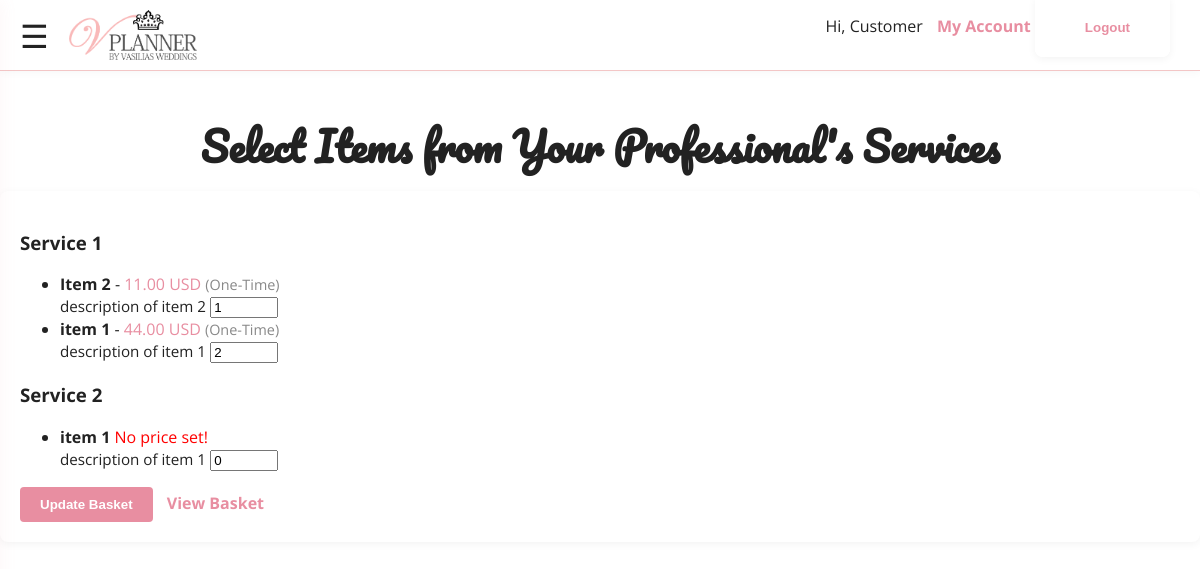
The app's page /orders/select-items/ (signed in) with its own data.
### services/models.py (models this page shows, shortened)
class Service(models.Model):
    professional = models.ForeignKey(
        'users.Professional', # Use string notation for cross-app relations
        on_delete=models.CASCADE, # If professional deleted, delete their services
        related_name='services' # professional.services.all()
    )
    title = models.CharField(max_length=255)
    description = models.TextField(blank=True)
    is_active = models.BooleanField(default=True, help_text="Is this service currently offered?")
    created_at = models.DateTimeField(auto_now_add=True)
    updated_at = models.DateTimeField(auto_now=True)
    class Meta:
        verbose_name = "Service"
        verbose_name_plural = "Services"
        ordering = ['professional', 'title']

class Item(models.Model):
    service = models.ForeignKey(
        Service,
        on_delete=models.CASCADE, # If service deleted, delete its items
        related_name='items' # service.items.all()
    )
    title = models.CharField(max_length=255)
    description = models.TextField(blank=True)
    created_at = models.DateTimeField(auto_now_add=True)
    updated_at = models.DateTimeField(auto_now=True)
    class Meta:
        verbose_name = "Item"
        verbose_name_plural = "Items"
        ordering = ['service', 'title']

class Price(models.Model):
    class FrequencyChoices(models.TextChoices):
        ONE_TIME = 'ONCE', 'One-Time'
        HOURLY = 'HOURLY', 'Hourly'
        DAILY = 'DAILY', 'Daily'
        WEEKLY = 'WEEKLY', 'Weekly'
        MONTHLY = 'MONTHLY', 'Monthly'
        ANNUALLY = 'ANNUALLY', 'Annually'
    item = models.ForeignKey(
        Item,
        on_delete=models.CASCADE, # If item deleted, delete its prices
        related_name='prices' # item.prices.all()
    )
    amount = models.DecimalField(max_digits=10, decimal_places=2)
    currency = models.CharField(max_length=3, default='USD') # Consider choices or separate model
    frequency = models.CharField(
        max_length=10,
        choices=FrequencyChoices.choices,
        default=FrequencyChoices.ONE_TIME
    )
    description = models.CharField(max_length=255, blank=True, help_text="Optional description (e.g., 'Standard Tier', 'Discounted')")
    is_active = models.BooleanField(default=True, help_text="Is this price option currently available?")
    created_at = models.DateTimeField(auto_now_add=True)
    updated_at = models.DateTimeField(auto_now=True)
    class Meta:
        verbose_name = "Price"
        verbose_name_plural = "Prices"
        ordering = ['item', 'amount']

### orders/views.py (the view, shortened to what this page needs)
# urls.py: path('select-items/', select_items, name='select-items'),
@login_required
def select_items(request):
    customer = request.user.customer_profile
    link = ProfessionalCustomerLink.objects.filter(
        customer=customer,
        status=ProfessionalCustomerLink.StatusChoices.ACTIVE
    ).first()
    if not link:
        logger.warning(f"No active professional link found for customer {customer.id}")
        return redirect('user_management')
    professional = link.professional
    order, created = Order.objects.get_or_create(
        customer=customer,
        status=Order.StatusChoices.CONFIRMED
    )
    if not order:
        logger.warning(f"Order not found for customer {customer.id}")
    services = Service.objects.filter(
        professional=professional,
        is_active=True
    ).prefetch_related('items', 'items__prices')
    current_quantities = {
        str(oi.item_id): oi.quantity
        for oi in order.items.all()
    }
    logger.debug(f"Current quantities for order {order.id}: {current_quantities}")
    return render(request, 'orders/select_items.html', {
        'services': services,
        'order': order,
        'current_quantities': current_quantities,
    })

### orders/templatetags/order_extras.py (called while the page is built)
@register.filter
def get_item(dictionary, key):
    return dictionary.get(str(key), 0)  # Convert key to string and default to 0

@register.filter
def first_active(prices):
    return prices.filter(is_active=True).first()

### orders/templates/orders/select_items.html (shortened to what this page needs)
{% extends "core/base.html" %}
{% block content %}
{% load static %}
{% load order_extras %}
<header>
    <div class="navbar">
        <span class="menu-icon" onclick="openMenu()">&#9776;</span>
        <img src="{% static 'core/images/logo.png' %}" alt="V Planner Logo" class="logo">
    </div>
</header>
<main>
    <h2 class="welcome-title">Select Items from Your Professional's Services</h2>
    <form method="post">
        {% for service in services %}
            <h3>{{ service.title }}</h3>
            <ul>
            {% for item in service.items.all %}
                {% with price=item.prices.all|first_active %}
                <li>
                    <strong>{{ item.title }}</strong>
                    {% if price %}
                        - <span style="color:#e88ea1;">{{ price.amount }} {{ price.currency }}</span>
                        <span style="font-size:0.9em;color:#888;">({{ price.get_frequency_display }})</span>
                    {% else %}
                        <span style="color:red;">No price set!</span>
                    {% endif %}
                    <br>
                    <span style="font-size:0.95em;">{{ item.description }}</span>
                    <input type="number" name="item_{{ item.id }}" min="0" value="{{ current_quantities|get_item:item.id|default:'0' }}" style="width:60px;">
                </li>
                {% endwith %}
            {% empty %}
                <li>No items for this service.</li>
            {% endfor %}
            </ul>
        {% endfor %}
        <button type="submit">Update Basket</button>
        <a href="{% url 'basket' %}" class="user-menu-link" style="margin-left: 10px;">View Basket</a>
    </form>
</main>
{% endblock %}

### core/templates/core/base.html (shortened to what this page needs)
{% load static %}
<!DOCTYPE html>
<html lang="en">
<head>
    <link rel="stylesheet" href="{% static 'core/css/home.css' %}">
</head>
<body>
    <div id="user-menu" style="position:fixed;top:10px;right:30px;z-index:1000;">
        {% if user.is_authenticated %}
            <span>Hi, {{ user.first_name|default:user.username }}</span>
            <a href="/users/management/" class="user-menu-link">My Account</a>
            <form action="{% url 'logout' %}" method="post" style="display:inline;">
                <button type="submit" class="user-menu-link" style="background:none;border:none;cursor:pointer;color:#e88ea1;">Logout</button>
            </form>
        {% else %}
            <a href="{% url 'login' %}" class="user-menu-link">Login</a>
            <a href="{% url 'register' %}" class="user-menu-link">Register</a>
        {% endif %}
    </div>
    {% block content %}{% endblock %}
</body>
</html>

### core/static/core/css/home.css (style rules this page uses)
body { margin: 0; font-family: 'Open Sans', Arial, sans-serif; background: #fff; color: #222; }
header { background: #fff; box-shadow: 0 2px 8px rgba(0,0,0,0.03); }
.navbar { display: flex; align-items: center; padding: 10px 20px; border-bottom: 1px solid #f3c6c6; }
.menu-icon { font-size: 2em; margin-right: 20px; cursor: pointer; }
.logo { height: 50px; }
.welcome-title { font-family: 'Pacifico', cursive; font-size: 2.5em; text-align: center; margin-top: 40px; margin-bottom: 10px; }
form { background: #fff; padding: 20px; border-radius: 8px; box-shadow: 0 2px 8px rgba(0,0,0,0.05); }
button[type="submit"] { background: #e88ea1; color: #fff; border: none; padding: 10px 20px; border-radius: 4px; cursor: pointer; font-weight: bold; transition: background 0.2s; }
a { color: #e88ea1; text-decoration: none; }
.user-menu-link { margin-left: 10px; color: #e88ea1; text-decoration: none; font-weight: bold; }

### records on screen
Service: title "Service 1"
Item: title "Item 2", prices.amount "11.00", prices.currency "USD", prices.frequency "One-Time", description "description of item 2", id "1"
Item: title "item 1", prices.amount "44.00", prices.currency "USD", prices.frequency "One-Time", description "description of item 1", id "2"
Service: title "Service 2"
Item: title "item 1", shows "No price set!", description "description of item 1", id "0"

### other values on screen
{{ user.first_name|default:user.username }} "Customer"
